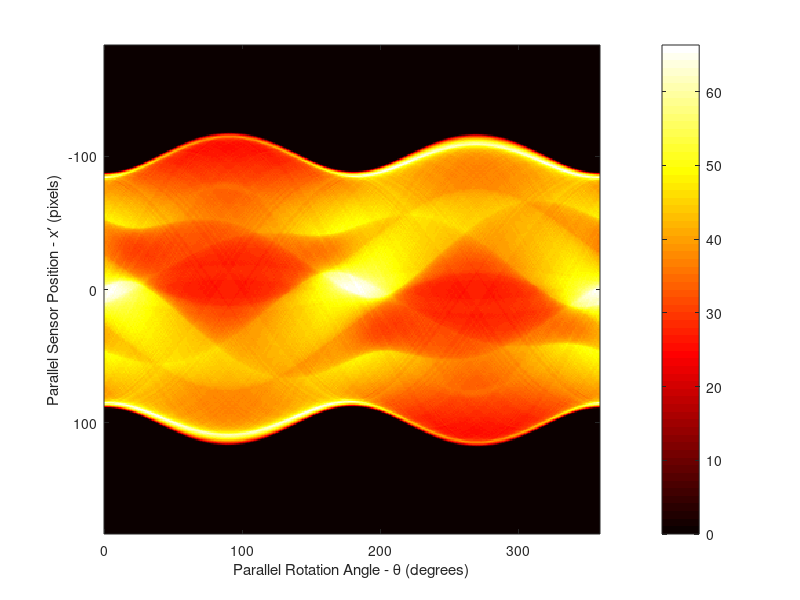

The MATLAB script that drew this image: (Note: this script raises an error after producing the figure.)
    P = phantom(256);
    
    % PROJECTION PARALLEL/LINEAR
    thetaX = 0:1:359; 
    [R,xp] = radon(P, thetaX); 
    num_angles_R = size(R, 2) % Angle Steps
    
    % PROJECTION DATA PARALLEL
    imagesc(thetaX, xp, R);
    colormap(hot);
    colorbar;
    xlabel('Parallel Rotation Angle - \theta (degrees)'); 
    ylabel('Parallel Sensor Position - x\prime (pixels)');
    
    % RECONSTRUCTION IMAGE PARALLEL/LINEAR IMAGE
    output_size = max(size(P));
    dthetaX = thetaX(2) - thetaX(1);
    I1 = iradon(R, dthetaX, output_size);
    figure;
    imshow(I1);